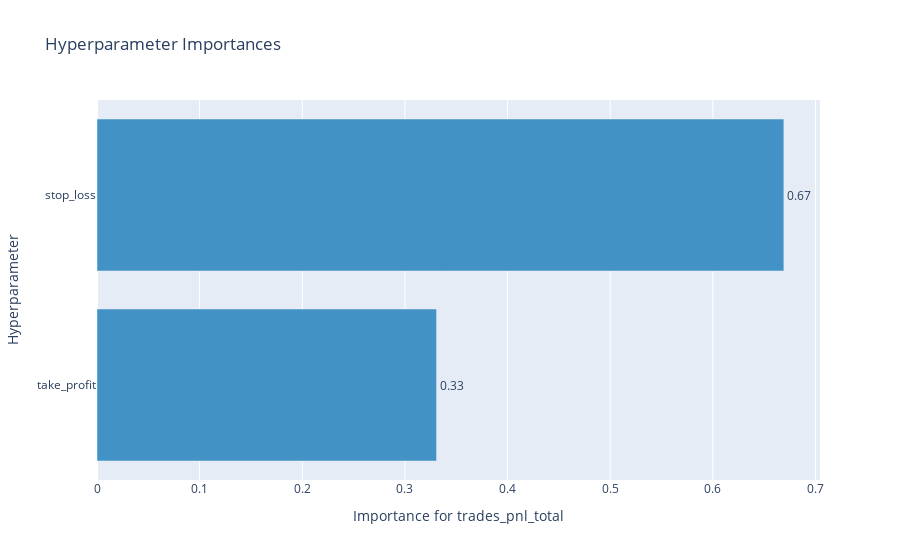

The notebook cell this image was saved under:
### Code cell
optuna.visualization.plot_param_importances(
    study, target=lambda t: t.values[0], target_name="trades_pnl_total"
)

### Figure 1 — Plotly figure (JSON) as saved in the notebook; plotly's stock layout.template omitted (floating-point values rounded to 4 significant figures)
{"data": [{"cliponaxis": false, "hovertemplate": ["take_profit (FloatDistribution): 0.3308193069804269<extra></extra>", "stop_loss (FloatDistribution): 0.6691806930195732<extra></extra>"], "marker": {"color": "rgb(66,146,198)"}, "orientation": "h", "text": ["0.33", "0.67"], "textposition": "outside", "type": "bar", "x": [0.3308, 0.6692], "y": ["take_profit", "stop_loss"]}], "layout": {"showlegend": false, "title": {"text": "Hyperparameter Importances"}, "xaxis": {"title": {"text": "Importance for trades_pnl_total"}}, "yaxis": {"title": {"text": "Hyperparameter"}}}}
